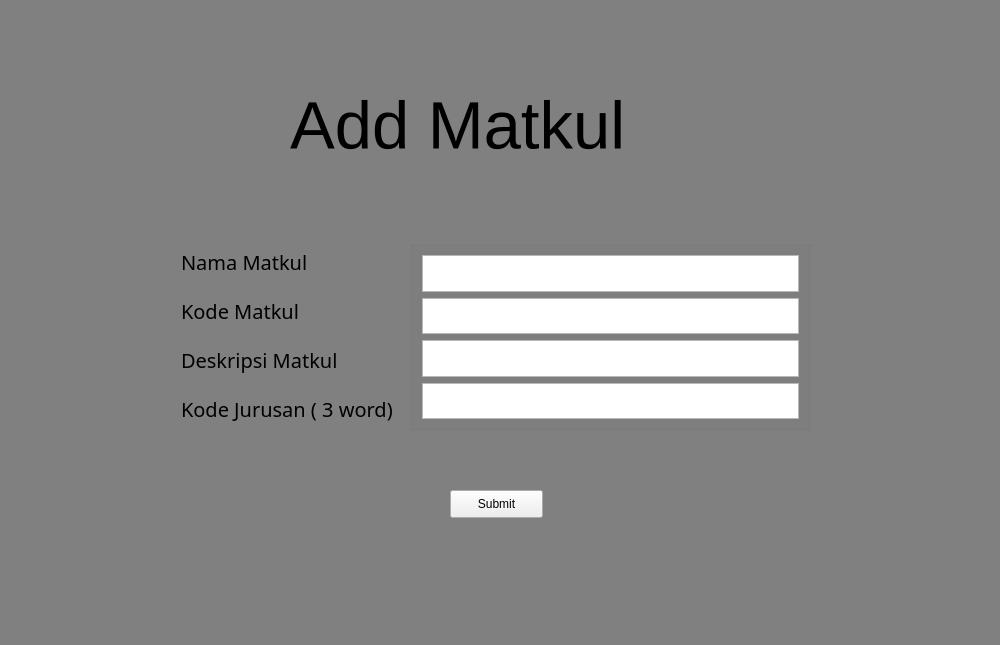
<?xml version="1.0" encoding="UTF-8"?>
<ui version="4.0">
 <class>Form</class>
 <widget class="QWidget" name="Form">
  <property name="geometry">
   <rect>
    <x>0</x>
    <y>0</y>
    <width>1000</width>
    <height>645</height>
   </rect>
  </property>
  <property name="windowTitle">
   <string>Form</string>
  </property>
  <property name="styleSheet">
   <string notr="true">#Form{
	background-color: grey;
}</string>
  </property>
  <widget class="QGroupBox" name="verticalGroupBox">
   <property name="geometry">
    <rect>
     <x>410</x>
     <y>240</y>
     <width>401</width>
     <height>191</height>
    </rect>
   </property>
   <layout class="QVBoxLayout" name="verticalLayout">
    <item>
     <widget class="QTextEdit" name="matkulName"/>
    </item>
    <item>
     <widget class="QTextEdit" name="matkulCode"/>
    </item>
    <item>
     <widget class="QTextEdit" name="matkulDescription"/>
    </item>
    <item>
     <widget class="QTextEdit" name="jurusanCode"/>
    </item>
   </layout>
  </widget>
  <widget class="QLabel" name="label">
   <property name="geometry">
    <rect>
     <x>290</x>
     <y>70</y>
     <width>411</width>
     <height>111</height>
    </rect>
   </property>
   <property name="font">
    <font>
     <pointsize>50</pointsize>
    </font>
   </property>
   <property name="text">
    <string>Add Matkul</string>
   </property>
  </widget>
  <widget class="QPushButton" name="submitButton">
   <property name="geometry">
    <rect>
     <x>450</x>
     <y>490</y>
     <width>93</width>
     <height>28</height>
    </rect>
   </property>
   <property name="text">
    <string>Submit</string>
   </property>
  </widget>
  <widget class="QWidget" name="verticalLayoutWidget">
   <property name="geometry">
    <rect>
     <x>181</x>
     <y>240</y>
     <width>241</width>
     <height>190</height>
    </rect>
   </property>
   <layout class="QVBoxLayout" name="verticalLayout_2">
    <item>
     <widget class="QLabel" name="label_3">
      <property name="font">
       <font>
        <family>Franklin Gothic Demi Cond</family>
        <pointsize>15</pointsize>
       </font>
      </property>
      <property name="text">
       <string>Nama Matkul</string>
      </property>
     </widget>
    </item>
    <item>
     <widget class="QLabel" name="label_4">
      <property name="font">
       <font>
        <family>Franklin Gothic Demi Cond</family>
        <pointsize>15</pointsize>
       </font>
      </property>
      <property name="text">
       <string>Kode Matkul</string>
      </property>
     </widget>
    </item>
    <item>
     <widget class="QLabel" name="label_5">
      <property name="font">
       <font>
        <family>Franklin Gothic Demi Cond</family>
        <pointsize>15</pointsize>
       </font>
      </property>
      <property name="text">
       <string>Deskripsi Matkul</string>
      </property>
     </widget>
    </item>
    <item>
     <widget class="QLabel" name="label_6">
      <property name="font">
       <font>
        <family>Franklin Gothic Demi Cond</family>
        <pointsize>15</pointsize>
       </font>
      </property>
      <property name="text">
       <string>Kode Jurusan ( 3 word)</string>
      </property>
     </widget>
    </item>
   </layout>
  </widget>
 </widget>
 <resources/>
 <connections/>
</ui>
